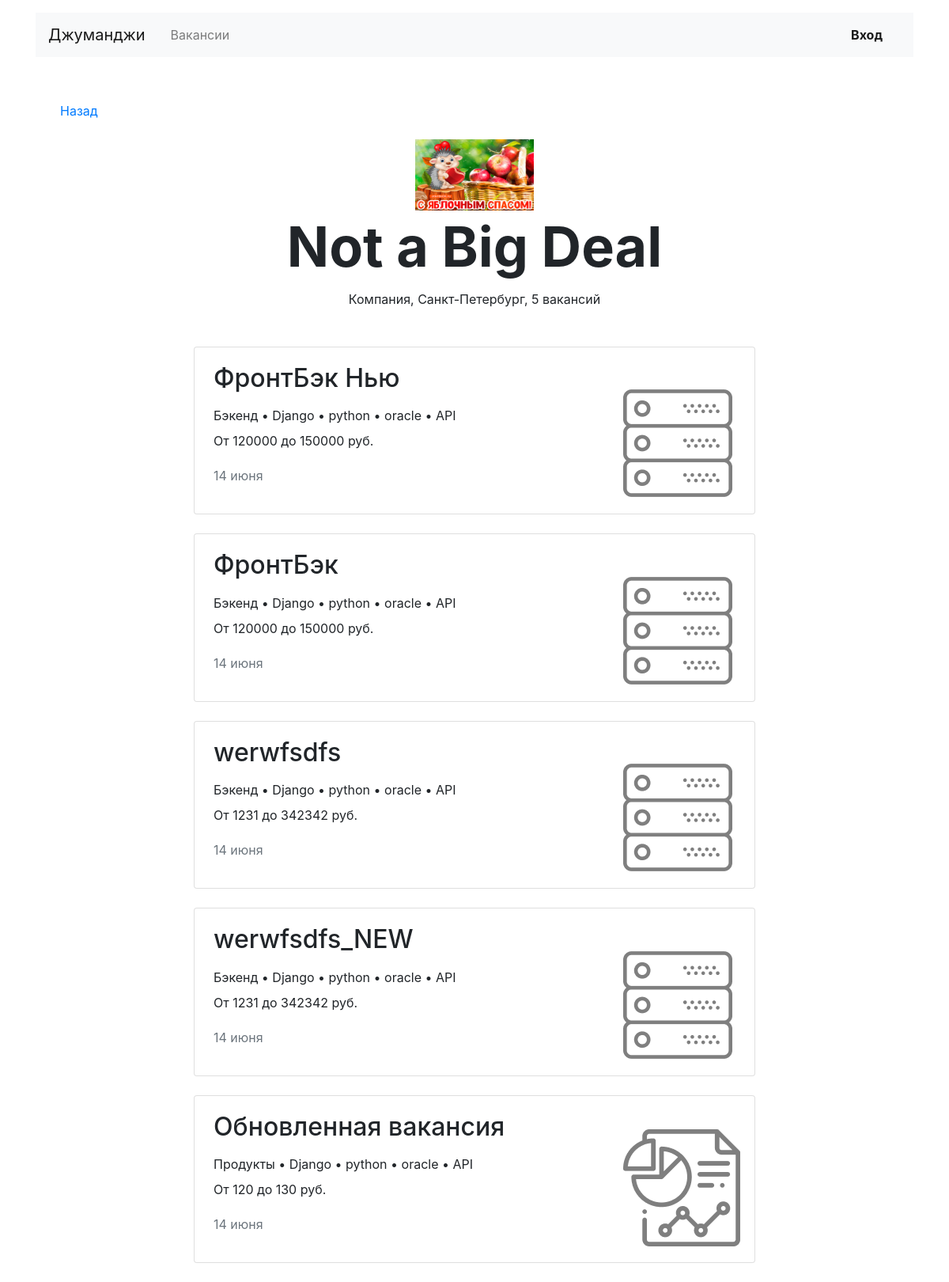
/companies/9/, run on an earlier commit of the app's database.
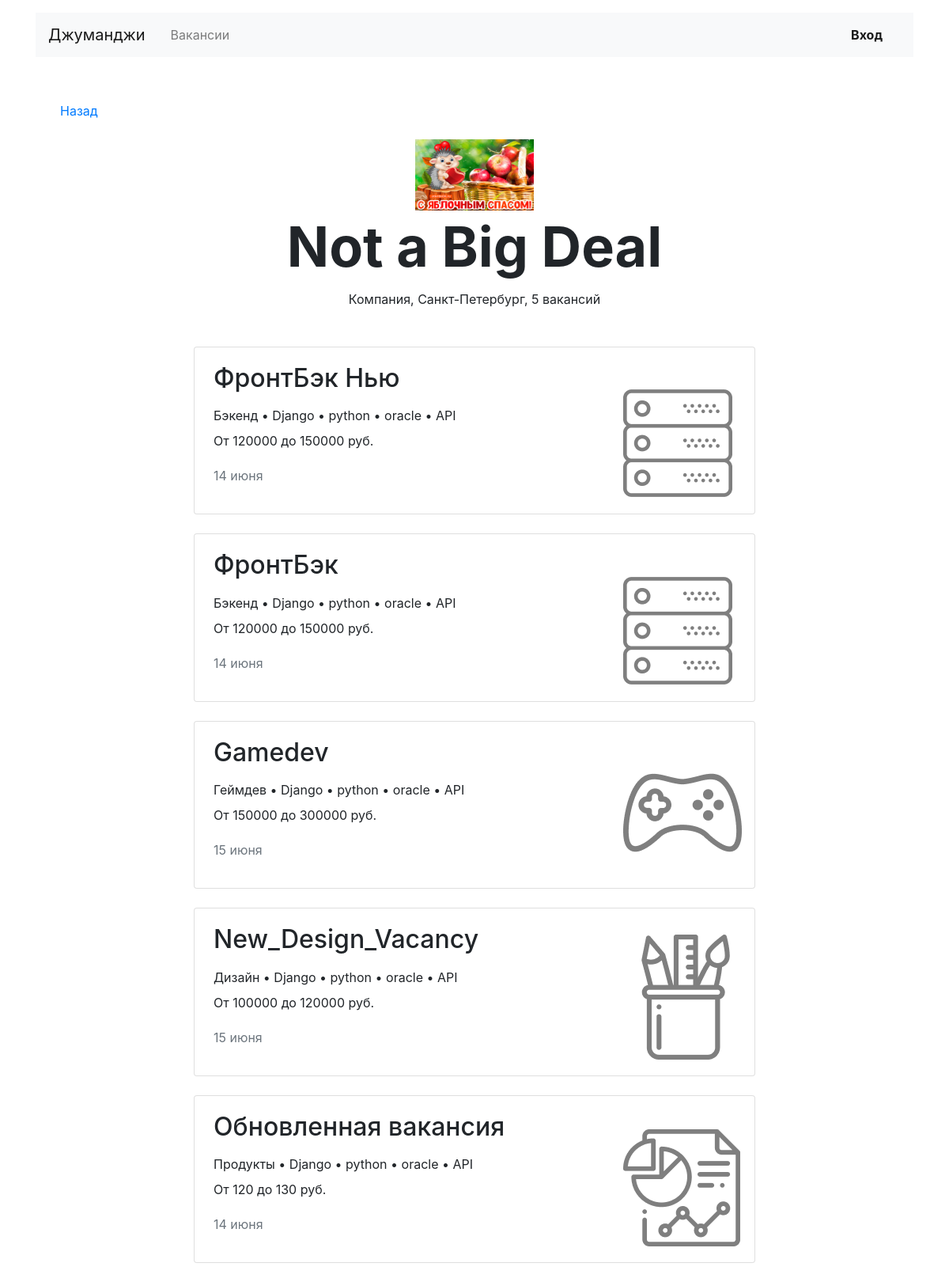
And on a later commit of the database.
### job/models.py (models this page shows, shortened)
class Company(models.Model):
    name = models.CharField(max_length=32)
    location = models.CharField(max_length=32)
    logo = models.ImageField(upload_to=MEDIA_COMPANY_IMAGE_DIR)
    description = models.CharField(max_length=100)
    employee_count = models.IntegerField()
    owner = models.OneToOneField(User, on_delete=models.PROTECT, blank=True, null=True)

class Vacancy(models.Model):
    title = models.CharField(max_length=64)
    specialty = models.ForeignKey(Specialty, on_delete=models.CASCADE, related_name='vacancies', null=True)
    company = models.ForeignKey(Company, on_delete=models.CASCADE, related_name='vacancies')
    skills = models.CharField(max_length=64)
    description = models.CharField(max_length=32)
    salary_min = models.IntegerField()
    salary_max = models.IntegerField()
    published_at = models.DateField(max_length=32, null=True)

class Specialty(models.Model):
    code = models.CharField(max_length=32)
    title = models.CharField(max_length=50)
    picture = models.ImageField(upload_to=MEDIA_SPECIALITY_IMAGE_DIR)

### job/views/public.py (the view)
# urls.py: path('companies/<int:company_id>/', CompanyCardView.as_view(), name='company'),
class CompanyCardView(View):
    def get(self, request, company_id):
        try:
            company = Company.objects.get(pk=company_id)
            vacancies = Vacancy.objects.filter(company__name=company.name)
        except Company.DoesNotExist:
            raise Http404
        for vacancy in vacancies:
            vacancy.skills = vacancy.skills.split(', ')
        context = {
            'company': company,
            'vacancies': vacancies,
            'count': vacancies.count(),
        }
        return render(request, 'job/company.html', context)

### job/templates/job/company.html
{% extends 'job/base.html' %}
{% block content %}
<main class="container mt-3">
  <div class="navbar mt-5">
    <p><a href="/">Назад</a></p>
  </div>
  <section>
    <div class="text-center">
      <img src="{{ company.logo.url }}" width="150" height="90" alt="">
    </div>
    <h1 class="h1 text-center mx-auto mt-0 pt-1" style="font-size: 70px;"><strong>{{ company.name }}</strong></h1>
    <p class="text-center pt-1">Компания, {{ company.location }}, {{ company.vacancies.count }} вакансий</p>
    <div class="row mt-5">
      <div class="col-12 col-lg-8 offset-lg-2 m-auto">
        {% for vacancy in vacancies %}
        <div class="card mb-4">
          <div class="card-body px-4">
            <div class="row">
              <div class="col-12 col-md-8 col-lg-9">
                <h2 class="h2 pb-2">{{ vacancy.title }}</h2>
                <p class="mb-2">{{ vacancy.specialty.title }} • {{ vacancy.skills|join:" • " }}</p>
                <p>От {{ vacancy.salary_min }} до {{ vacancy.salary_max }} руб.</p>
                <p class="text-muted pt-1">{{ vacancy.published_at|date:"d E" }}</p>
              </div>
              <div class="col-12 col-md-4 col-lg-3 d-flex align-items-end">
                <a href="{% url 'vacancy' vacancy.id %}"><img src="{{ vacancy.specialty.picture.url }}"  alt=""></a>
              </div>
            </div>
          </div>
        </div>
        {% endfor %}
      </div>
    </div>
  </section>
</main>
{% endblock %}

### job/templates/job/base.html (shortened to what this page needs)
<!DOCTYPE html>
<html lang="en">
<head>
    <link rel="stylesheet" href="https://stackpath.bootstrapcdn.com/bootstrap/4.3.1/css/bootstrap.min.css"
>
</head>
<body>
<header class="container mt-3">
    <nav class="navbar navbar-expand-lg navbar-light bg-light">
        <a class="navbar-brand mr-4" href="{% url 'main' %}">Джуманджи</a>
        <div class="collapse navbar-collapse justify-content-between" id="navbarNav">
            <ul class="navbar-nav col-10">
                <li class="nav-item {% if request.path == '/vacancies/' %}active{% endif %}">
                    <a class="nav-link" href="{% url 'all_vacancies' %}">Вакансии</a>
                </li>
            </ul>
            <ul class="navbar-nav col-2 justify-content-end">
                <li class="nav-item active">
                    {% if user.is_authenticated %}
                    <div class="btn-group">
                        <button type="button" class="btn dropdown-toggle font-weight-bold" data-toggle="dropdown" aria-haspopup="true" aria-expanded="false">
                            {{ user.first_name }} {{ user.last_name }}
                        </button>
                        <div class="dropdown-menu dropdown-menu-right mt-3">
                            <a class="dropdown-item py-2">Логин: {{ user.username }}</a>
                            <p></p>
                            <a href="{% url 'resume' %}" class="dropdown-item py-2">Резюме</a>
                            <a href="{% url 'my_company' %}" class="dropdown-item py-2">Компания</a>
                            <a href="{% url 'logout' %}" class="dropdown-item py-2">Выйти</a>
                        </div>
                    </div>
                    {% else %}
                    <a href="{% url 'login' %}" class="nav-link font-weight-bold">Вход</a>
                    {% endif %}
                </li>
            </ul>
        </div>
    </nav>
</header>
<main class="container mt-3">
    {% block content %}
    {% endblock %}
</main>
</body>
</html>

What changed in the data, as far as the page shows it:
changed Vacancy: title "werwfsdfs" → "Gamedev"; specialty "Бэкенд" → "Геймдев"; salary_min "1231" → "150000"; salary_max "342342" → "300000"; published_at "14 июня" → "15 июня"; specialty.picture: a different picture
changed Vacancy: title "werwfsdfs_NEW" → "New_Design_Vacancy"; specialty "Бэкенд" → "Дизайн"; salary_min "1231" → "100000"; salary_max "342342" → "120000"; published_at "14 июня" → "15 июня"; specialty.picture: a different picture
